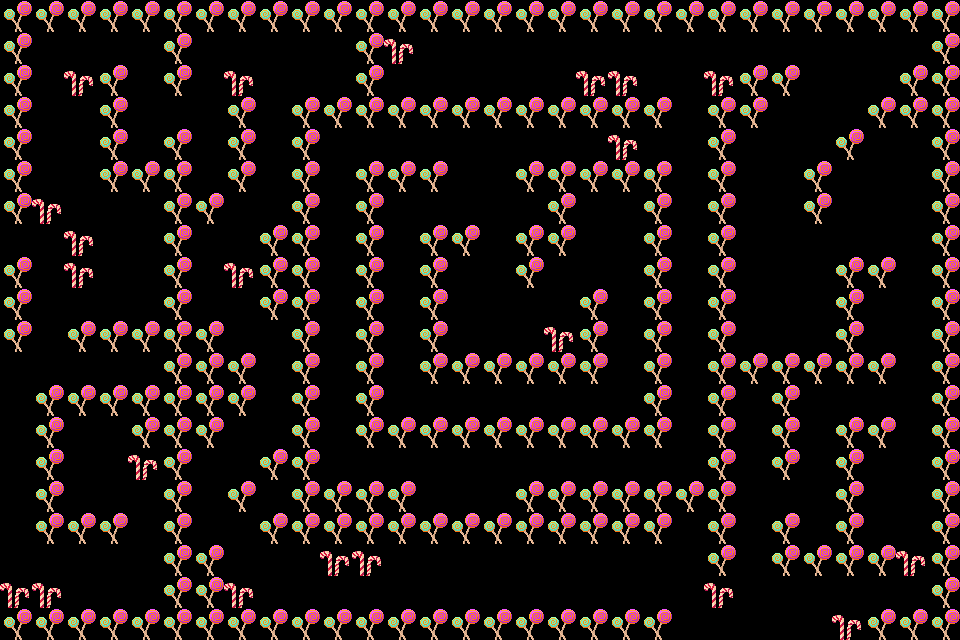

A 2D game scene composited from a Tiled map and its tileset images. What follows is a short description and the map's XML, with each tile layer's data collapsed to a summary:
An orthogonal 30x20 tile map with 32x32 px tiles, 1 tile layer (Obstacles), 1 hidden layer not drawn and 34 objects (15x NPC, 10x Bonbon, 4x Icecream, 3x Cookie, Cave, ...).

<map version="1.10" tiledversion="1.11.2" orientation="orthogonal" renderorder="right-down" width="30" height="20" tilewidth="32" tileheight="32" infinite="0" nextlayerid="6" nextobjectid="45">
 <editorsettings>
  <export target="../public/assets/maps/map-level-04.json" format="json" />
 </editorsettings>
 <tileset firstgid="1" source="tileset.tsx" />
 <layer id="1" name="Background" width="30" height="20" visible="0">
  <data>[600 cells, 600 non-empty, 1 distinct tile ids]</data>
 </layer>
 <layer id="5" name="Obstacles" width="30" height="20">
  <data>[600 cells, 298 non-empty, 2 distinct tile ids]</data>
 </layer>
 <objectgroup id="2" name="Doors">
  <object id="4" name="Cave" gid="9" x="480" y="259" width="32" height="32">
   <properties>
    <property name="goToWorld" value="map-level-00" />
    <property name="needStoneCount" value="10" />
   </properties>
  </object>
 </objectgroup>
 <objectgroup id="3" name="Items">
  <object id="26" name="Bonbon" gid="26" x="512.333" y="353" width="32" height="32" />
  <object id="27" name="Bonbon" gid="26" x="574.667" y="223.333" width="32" height="32" />
  <object id="28" name="Bonbon" gid="26" x="323" y="156" width="32" height="32" />
  <object id="29" name="Bonbon" gid="26" x="896" y="157" width="32" height="32" />
  <object id="30" name="Bonbon" gid="26" x="383" y="574" width="32" height="32" />
  <object id="31" name="Bonbon" gid="26" x="862" y="476" width="32" height="32" />
  <object id="32" name="Bonbon" gid="26" x="893" y="608" width="32" height="32" />
  <object id="33" name="Bonbon" gid="26" x="386" y="96" width="32" height="32" />
  <object id="34" name="Bonbon" gid="26" x="-2" y="255" width="32" height="32" />
  <object id="35" name="Bonbon" gid="26" x="61" y="608" width="32" height="32" />
  <object id="36" name="Icecream" gid="30" x="479" y="516" width="32" height="32">
   <properties>
    <property name="restoreHp" value="30" />
   </properties>
  </object>
  <object id="37" name="Icecream" gid="30" x="799" y="514" width="32" height="32">
   <properties>
    <property name="restoreHp" value="30" />
   </properties>
  </object>
  <object id="38" name="Icecream" gid="30" x="128" y="288" width="32" height="32">
   <properties>
    <property name="restoreHp" value="30" />
   </properties>
  </object>
  <object id="39" name="Cookie" gid="27" x="671" y="577" width="32" height="32" />
  <object id="40" name="Cookie" gid="27" x="32" y="162" width="32" height="32" />
  <object id="41" name="Cookie" gid="27" x="738" y="288" width="32" height="32" />
  <object id="42" name="Icecream" gid="30" x="864" y="97" width="32" height="32" />
 </objectgroup>
 <objectgroup id="4" name="SpawnPoints">
  <object id="3" name="SpawnPlayer" x="466.785" y="304.349" />
  <object id="6" name="NPC" x="623" y="214">
   <properties>
    <property name="skin" value="npc3" />
   </properties>
  </object>
  <object id="9" name="NPC" x="585" y="141">
   <properties>
    <property name="skin" value="npc7" />
   </properties>
  </object>
  <object id="10" name="NPC" x="336" y="337">
   <properties>
    <property name="skin" value="npc6" />
   </properties>
  </object>
  <object id="11" name="NPC" x="685" y="463">
   <properties>
    <property name="skin" value="npc6" />
   </properties>
  </object>
  <object id="12" name="NPC" x="492" y="83">
   <properties>
    <property name="skin" value="npc7" />
   </properties>
  </object>
  <object id="14" name="NPC" x="463" y="495">
   <properties>
    <property name="skin" value="npc3" />
   </properties>
  </object>
  <object id="16" name="NPC" x="817" y="112">
   <properties>
    <property name="skin" value="npc3" />
   </properties>
  </object>
  <object id="17" name="NPC" x="749" y="397">
   <properties>
    <property name="skin" value="npc6" />
   </properties>
  </object>
  <object id="18" name="NPC" x="885" y="529">
   <properties>
    <property name="skin" value="npc3" />
   </properties>
  </object>
  <object id="21" name="NPC" x="243" y="526">
   <properties>
    <property name="skin" value="npc6" />
   </properties>
  </object>
  <object id="22" name="NPC" x="206" y="147">
   <properties>
    <property name="skin" value="npc6" />
   </properties>
  </object>
  <object id="23" name="NPC" x="49" y="270">
   <properties>
    <property name="skin" value="npc3" />
   </properties>
  </object>
  <object id="24" name="NPC" x="144" y="367">
   <properties>
    <property name="skin" value="npc7" />
   </properties>
  </object>
  <object id="25" name="NPC" x="142" y="592">
   <properties>
    <property name="skin" value="npc3" />
   </properties>
  </object>
  <object id="44" name="NPC" x="623" y="400">
   <properties>
    <property name="skin " value="npc3" />
   </properties>
  </object>
 </objectgroup>
</map>
